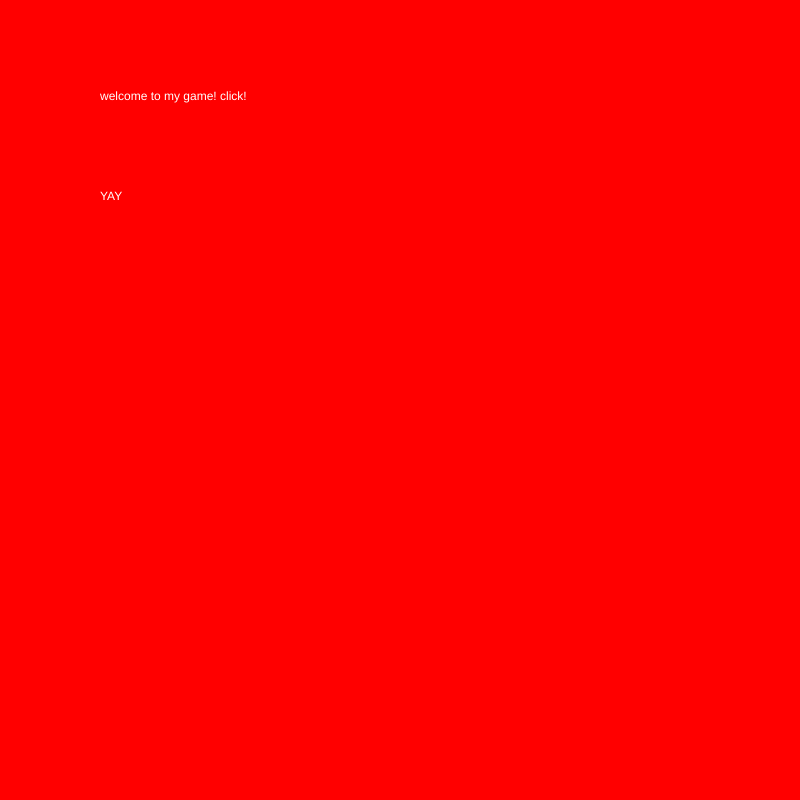
Frame 1 (no input)
Frame 60 (no input): identical to frame 1, image omitted
Frame 120 (the mouse pressed at the canvas centre since frame 60): identical to frame 1, image omitted

The p5.js sketch that drew this single still picture (run headless with seeded random() and noise() and a simulated clock; from frame 60 on, the mouse is pressed at the canvas centre):

// p5.js sketch
// ── sketch.js
var cars = [];
var frogPos;
var myState = 0;
var timer = 0 ;

function setup() {

  createCanvas(800, 800);

  // spawn cars!!!
  for (var i = 0; i < 5; i++) {
    cars.push(new Car());
  }


  frogPos = createVector(width / 2, height - 80);
  rectMode(CENTER);
  ellipseMode(CENTER);
}

function draw() {

  switch (myState) {

    case 0: // splash screen
      // welcome to my game, click to start
      background('red');
      fill('white');
      text("welcome to my game! click!", 100, 100);
      text("YAY", 100, 200);
      break;

    case 1: // the game state
      game();
      timer++ ;
      if (timer>600) {
        myState = 3 ;
        timer = 0 ;
      }
      break;

    case 2: // the win state
      background('green');
      fill('white');
      text("YOU WON!!!", 100, 100);
      break;

    case 3: // the lose state
      background('blue');
      fill('white');
      text("You LOST!", 100, 100);
      break;
  }
}

function mouseReleased() {
  switch(myState){
    case 0:
    myState = 1 ;
    break ;

    case 2: // the win state!
    resetTheGame() ;
    myState = 0 ;
    break ;

    case 3: // the lose myState
    resetTheGame() ;
    myState = 0 ;
    break ;

  }
}

// car class!!
function Car() {
  // attributes
  this.pos = createVector(100, 100);
  this.vel = createVector(random(-5, 5), random(-5, 5));
  this.r = random(255);
  this.g = random(255);
  this.b = random(255);


  // methods
  this.display = function() {
    fill(this.r, this.g, this.b);
    rect(this.pos.x, this.pos.y, 100, 50);
    ellipse(this.pos.x - 45, this.pos.y + 25, 50, 50);
    ellipse(this.pos.x + 45, this.pos.y + 25, 50, 50);
  }

  this.drive = function() {
    this.pos.add(this.vel);

    if (this.pos.x > width) this.pos.x = 0;
    if (this.pos.x < 0) this.pos.x = width;
    if (this.pos.y > height) this.pos.y = 0;
    if (this.pos.y < 0) this.pos.y = height;

  }

}


function checkForKeys() {
  if (keyIsDown(LEFT_ARROW)) frogPos.x = frogPos.x - 5;
  if (keyIsDown(RIGHT_ARROW)) frogPos.x = frogPos.x + 5;
  if (keyIsDown(UP_ARROW)) frogPos.y = frogPos.y - 5;
  if (keyIsDown(DOWN_ARROW)) frogPos.y = frogPos.y + 5;

}

function resetTheGame() {
  cars = [] ;
  // spawn cars!!!
  for (var i = 0; i < 40; i++) {
    cars.push(new Car());
  }
  timer = 0 ;

}


function game() {
  background(100);
  for (var i = 0; i < cars.length; i++) {
    cars[i].display();
    cars[i].drive();
    if (cars[i].pos.dist(frogPos) < 50) {
      cars.splice(i, 1);
    }
  }

  if (cars.length == 0) {
    myState = 2 ;
  }

  // draw the frog
  fill('green');
  ellipse(frogPos.x, frogPos.y, 60, 60);
  checkForKeys();
}
